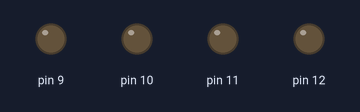
The sketch below on a simulated Arduino Uno, built with avr-gcc and run on an emulated ATmega328P. Shown: output pins drawn as LEDs (lit = HIGH).

Above: at 0.05 s.
At 0.65 s:
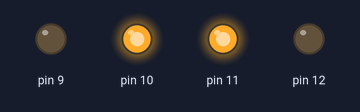
At 1.16 s:
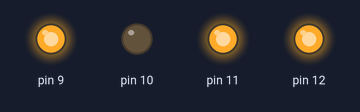
At 2.27 s:
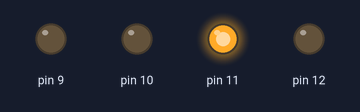
At 3.38 s:
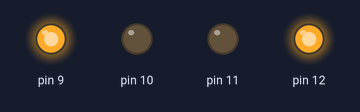
At 4.59 s:
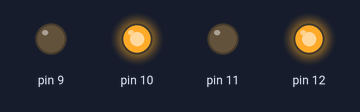
Timing chart, 0 to 4.9 s (numbered marks = the images above):
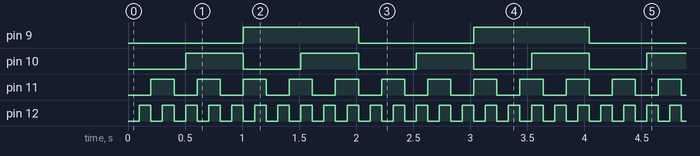

The sketch:

ders8.ino
```cpp
int sayac1=0;
int sayac2=0;
int sayac3=0;
int sayac4=0;

void setup() {
  pinMode(12, OUTPUT);
  pinMode(11, OUTPUT);
  pinMode(10, OUTPUT);
  pinMode(9, OUTPUT);
}

void loop(){
  sayac1=sayac1+1;
  sayac2++;
  sayac3++;
  sayac4++;

  if (sayac1==100){
    digitalWrite(12, 1-digitalRead(12));
    sayac1=0;
  }
  if (sayac2==200){
    digitalWrite(11, 1-digitalRead(11));
    sayac2=0;
  }
  if (sayac3==500){
    digitalWrite(10, 1-digitalRead(10));
    sayac3=0;
  }

  if (sayac4==1000){
    digitalWrite(9, 1-digitalRead(9));
    sayac4=0;
  }
  delay(1);
}
```

Measured:
- by itself, pin 9: alternates HIGH for 1.0 s and LOW for 1.0 s
- by itself, pin 10: alternates HIGH for 0.51 s and LOW for 0.51 s
- by itself, pin 11: alternates HIGH for 0.20 s and LOW for 0.20 s
- by itself, pin 12: alternates HIGH for 0.10 s and LOW for 0.10 s
